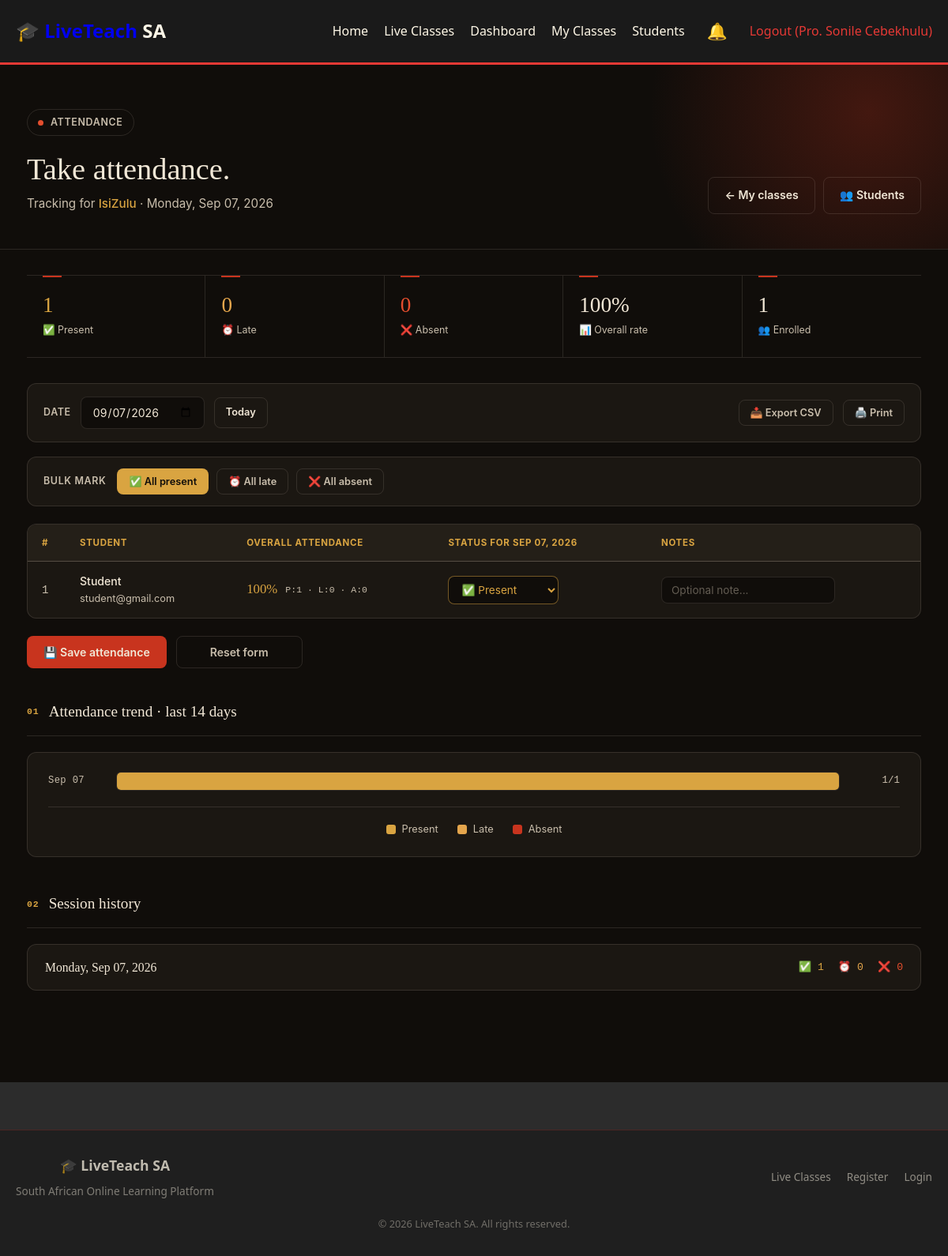
The app's page /teacher/attendance.php?id=4&date=2026-09-07 (signed in) with its own data.
### tables this page shows
CREATE TABLE `live_classes` (
  `id` int(11) NOT NULL,
  `teacher_id` int(11) NOT NULL,
  `title` varchar(255) NOT NULL,
  `description` text DEFAULT NULL,
  `short_description` varchar(500) DEFAULT NULL,
  `image` varchar(255) DEFAULT NULL,
  `price` decimal(10,2) NOT NULL DEFAULT 0.00,
  `duration` varchar(50) DEFAULT NULL,
  `level` enum('beginner','intermediate','advanced') NOT NULL DEFAULT 'beginner',
  `category` varchar(100) DEFAULT NULL,
  `start_date` datetime DEFAULT NULL,
  `end_date` datetime DEFAULT NULL,
  `schedule` text DEFAULT NULL,
  `meeting_link` varchar(500) DEFAULT NULL,
  `meeting_id` varchar(100) DEFAULT NULL,
  `meeting_password` varchar(100) DEFAULT NULL,
  `recording_url` varchar(500) DEFAULT NULL,
  `materials` text DEFAULT NULL,
  `max_students` int(11) DEFAULT 50,
  `current_students` int(11) NOT NULL DEFAULT 0,
  `status` enum('upcoming','ongoing','completed','cancelled') NOT NULL DEFAULT 'upcoming',
  `is_featured` tinyint(1) NOT NULL DEFAULT 0,
  `sequential_unlock` tinyint(1) NOT NULL DEFAULT 0,
  `created_at` timestamp NOT NULL DEFAULT current_timestamp(),
  `thumbnail` varchar(500) DEFAULT NULL,
  `preview_video` varchar(500) DEFAULT NULL,
  `stream_platform` enum('zoom','google_meet','custom','youtube_live') DEFAULT 'zoom',
  `stream_embed` text DEFAULT NULL
);

CREATE TABLE `users` (
  `id` int(11) NOT NULL,
  `fullname` varchar(255) NOT NULL,
  `email` varchar(255) NOT NULL,
  `password` varchar(255) NOT NULL,
  `phone` varchar(50) DEFAULT NULL,
  `role` enum('admin','teacher','student') NOT NULL DEFAULT 'student',
  `profile_image` varchar(255) DEFAULT NULL,
  `bio` text DEFAULT NULL,
  `status` enum('active','inactive','suspended') NOT NULL DEFAULT 'active',
  `created_at` timestamp NOT NULL DEFAULT current_timestamp()
);

CREATE TABLE `attendance` (
  `id` int(11) NOT NULL,
  `student_id` int(11) NOT NULL,
  `class_id` int(11) NOT NULL,
  `session_date` date NOT NULL,
  `status` enum('present','absent','late') NOT NULL DEFAULT 'present',
  `notes` text DEFAULT NULL
);

### teacher/attendance.php (the view, shortened to what the rows shown need)
<?php
require_once '../includes/header.php';
$connection = getDbConnection();
$teacherId  = (int)$_SESSION['user']['id'];
$classId    = isset($_GET['id']) ? (int)$_GET['id'] : 0;
$stmt = $connection->prepare("SELECT * FROM live_classes WHERE id = ? AND teacher_id = ?");
$stmt->bind_param('ii', $classId, $teacherId);
$stmt->execute();
$class = $stmt->get_result()->fetch_assoc();
$sessionDate = isset($_GET['date']) ? trim($_GET['date']) : date('Y-m-d');
$stmt = $connection->prepare("
    SELECT
        u.id, u.fullname, u.email, u.phone,
        (SELECT COUNT(*) FROM attendance a WHERE a.student_id = u.id AND a.class_id = ? AND a.status = 'present') AS present_count,
        (SELECT COUNT(*) FROM attendance a WHERE a.student_id = u.id AND a.class_id = ? AND a.status = 'late')    AS late_count,
        (SELECT COUNT(*) FROM attendance a WHERE a.student_id = u.id AND a.class_id = ? AND a.status = 'absent')  AS absent_count,
        (SELECT COUNT(*) FROM attendance a WHERE a.student_id = u.id AND a.class_id = ?)                          AS total_sessions,
        (SELECT e.id      FROM enrollments e WHERE e.student_id = u.id AND e.class_id = ? LIMIT 1)                AS enroll_id
    FROM users u
    JOIN enrollments e ON e.student_id = u.id
    WHERE e.class_id = ? AND e.payment_status = 'paid'
    ORDER BY u.fullname
");
$stmt->bind_param('iiiiii', $classId, $classId, $classId, $classId, $classId, $classId);
$stmt->execute();
$students = $stmt->get_result()->fetch_all(MYSQLI_ASSOC);
$existingAtt = [];
$stmt = $connection->prepare("SELECT student_id, status, notes FROM attendance WHERE class_id = ? AND session_date = ?");
$stmt->bind_param('is', $classId, $sessionDate);
$stmt->execute();
$res = $stmt->get_result();
while ($row = $res->fetch_assoc()) {
    $existingAtt[(int)$row['student_id']] = $row;
}
$stmt = $connection->prepare("
    SELECT
        session_date,
        SUM(CASE WHEN status = 'present' THEN 1 ELSE 0 END) AS present_count,
        SUM(CASE WHEN status = 'late'    THEN 1 ELSE 0 END) AS late_count,
        SUM(CASE WHEN status = 'absent'  THEN 1 ELSE 0 END) AS absent_count
    FROM attendance
    WHERE class_id = ?
    GROUP BY session_date
    ORDER BY session_date DESC
    LIMIT 60
");
$stmt->bind_param('i', $classId);
$stmt->execute();
$sessionDates = $stmt->get_result()->fetch_all(MYSQLI_ASSOC);
$stmt = $connection->prepare("
    SELECT
        DATE(session_date) AS date,
        SUM(CASE WHEN status = 'present' THEN 1 ELSE 0 END) AS present,
        SUM(CASE WHEN status = 'late'    THEN 1 ELSE 0 END) AS late,
        SUM(CASE WHEN status = 'absent'  THEN 1 ELSE 0 END) AS absent,
        COUNT(*) AS total
    FROM attendance
    WHERE class_id = ?
      AND session_date >= DATE_SUB(NOW(), INTERVAL 14 DAY)
    GROUP BY DATE(session_date)
    ORDER BY session_date ASC
");
$stmt->bind_param('i', $classId);
$stmt->execute();
$weeklyData = $stmt->get_result()->fetch_all(MYSQLI_ASSOC);
?>
<!doctype html>
<html lang="en">
<head>
</head>
<body>
<main class="lt-page">
    <div class="lt-dash-header">
        <div class="lt-container lt-dash-header-inner">
            <div>
                <h1>Take attendance.</h1>
                <p>Tracking for <strong><?php echo htmlspecialchars($class['title']); ?></strong> · <?php echo date('l, M d, Y', strtotime($sessionDate)); ?></p>
            </div>
        </div>
    </div>
    <div class="lt-container" style="padding-bottom: 72px;">
        <form method="post">
            <div class="lt-table-wrap">
                <div class="lt-table-scroll">
                    <table class="lt-table" id="attendanceTable">
                        <thead>
                            <tr>
                                <th style="width: 48px;">#</th>
                                <th>Student</th>
                                <th>Overall attendance</th>
                                <th>Status for <?php echo date('M d, Y', strtotime($sessionDate)); ?></th>
                                <th>Notes</th>
                            </tr>
                        </thead>
                        <tbody>
                            <?php if (empty($students)): ?>
                                <tr>
                                    <td colspan="5" class="lt-table-empty">
                                        No enrolled students in this class yet.
                                    </td>
                                </tr>
                            <?php else: ?>
                                <?php foreach ($students as $index => $student):
                                    $att = $existingAtt[(int)$student['id']] ?? null;
                                    $totalSess = (int)$student['total_sessions'];
                                    $present   = (int)$student['present_count'];
                                    $late      = (int)$student['late_count'];
                                    $absent    = (int)$student['absent_count'];
                                    $studentRate = $totalSess > 0
                                        ? (int)round((($present + $late) / $totalSess) * 100)
                                        : 0;
                                    $rateClass = $studentRate >= 80
                                        ? 'lt-good'
                                        : ($studentRate >= 50 ? 'lt-average' : 'lt-poor');
                                    $currentStatus = $att ? $att['status'] : '';
                                ?>
                                    <tr>
                                        <td style="color: var(--lt-parchment-dim); font-family: 'SFMono-Regular', Menlo, Consolas, monospace;">
                                            <?php echo $index + 1; ?>
                                        </td>
                                        <td>
                                            <div class="lt-student-name"><?php echo htmlspecialchars($student['fullname']); ?></div>
                                            <div class="lt-student-email"><?php echo htmlspecialchars($student['email']); ?></div>
                                        </td>
                                        <td>
                                            <div class="lt-att-stat">
                                                <span class="lt-att-rate <?php echo $rateClass; ?>"><?php echo $studentRate; ?>%</span>
                                                <span class="lt-att-breakdown">
                                                    P:<?php echo $present; ?> ·
                                                    L:<?php echo $late; ?> ·
                                                    A:<?php echo $absent; ?>
                                                </span>
                                            </div>
                                        </td>
                                        <td>
                                            <select name="attendance[<?php echo (int)$student['id']; ?>]"
                                                    class="lt-status-select <?php echo $currentStatus ? 'lt-' . htmlspecialchars($currentStatus) : ''; ?>">
                                                <option value="present" <?php echo ($att && $att['status'] === 'present') ? 'selected' : ''; ?>>✅ Present</option>
                                            </select>
                                        </td>
                                        <td>
                                            <input type="text" name="notes[<?php echo (int)$student['id']; ?>]"
                                                   class="lt-notes-input"
                                                   value="<?php echo htmlspecialchars($att['notes'] ?? ''); ?>"
                                                   placeholder="Optional note...">
                                        </td>
                                    </tr>
                                <?php endforeach; ?>
                            <?php endif; ?>
                        </tbody>
                    </table>
                </div>
            </div>
        </form>
        <?php if (!empty($weeklyData)): ?>
            <div class="lt-section">
                <div class="lt-section-head">
                    <h2>Attendance trend · last 14 days</h2>
                </div>
            </div>
        <?php endif; ?>
        <?php if (!empty($sessionDates)): ?>
            <div class="lt-section">
                <div class="lt-section-head">
                    <h2>Session history</h2>
                </div>
            </div>
        <?php endif; ?>
    </div>
</main>
<?php require_once '../includes/footer.php'; ?>

### records on screen
live_classes: title "IsiZulu"
users: fullname "Student", email "student@gmail.com", studentRate "100", present "1", late "0", absent "0", id.status "✅ Present"

### other values on screen
$bellIcon "🔔"
$user['fullname'] "Pro. Sonile Cebekhulu"
date('l, M d, Y', strtotime($sessionDate)) "Monday, Sep 07, 2026"
$totalPresent "1"
$totalLate "0"
$totalAbsent "0"
$attendanceRate "100"
$totalStudents "1"
date('M d, Y', strtotime($sessionDate)) "SEP 07, 2026"
date('M d', strtotime($day['date'])) "Sep 07"
$day['present'] "1"
$total "1"
date('l, M d, Y', strtotime($session['session_date'])) "Monday, Sep 07, 2026"
$session['present_count'] "1"
$session['late_count'] "0"
